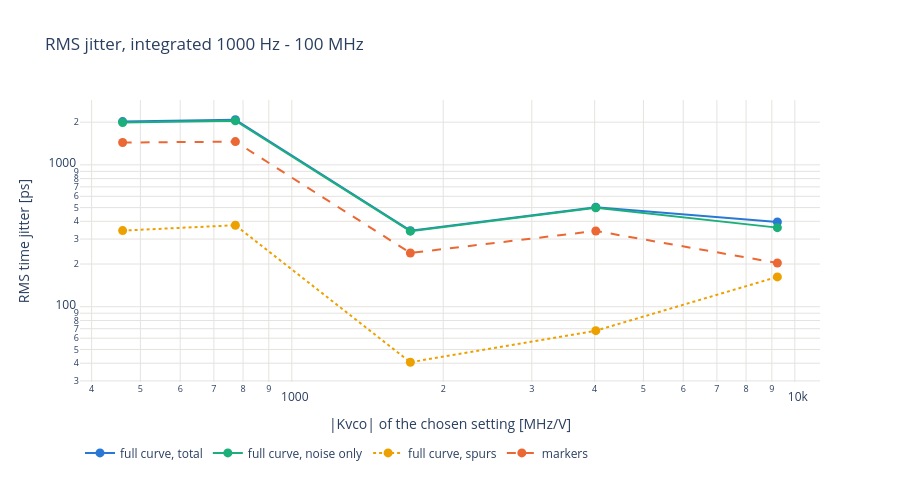

Notebook cell for this chart:
### Code cell
# RMS jitter (integration band of the run) per setting: the full curve (total, noise only, spur part) and the
# markers. x axis: f_vco when the run sweeps the frequency, else the |Kvco| of the chosen setting.
ok = runs[runs["status"] == "ok"]
SWEEP_F = ok["f_vco"].nunique() > 1
X_COL, X_SCALE, X_TITLE = (("f_vco", 1e6, "f_vco [MHz]") if SWEEP_F else
                           ("kvco_pred", 1e6, "|Kvco| of the chosen setting [MHz/V]"))
ok = ok.sort_values(X_COL)
HOVER_DATA = np.c_[ok["vco_tune_coarse"], ok["vco_current_min"], ok["vco_current_max"], ok["kvco_pred"] / 1e6,
                   ok["carrier_dbm"]]
HOVER_SETTING = ("c%{customdata[0]:.0f} min %{customdata[1]:.0f} max %{customdata[2]:.0f}, "
                 "|Kvco| %{customdata[3]:.0f} MHz/V, carrier %{customdata[4]:.1f} dBm")
fig = go.Figure()
for col, name, color, dash in (("time_jitter_trace_ps", "full curve, total", PALETTE[0], "solid"),
                               ("time_jitter_noise_ps", "full curve, noise only", PALETTE[2], "solid"),
                               ("time_jitter_spur_ps", "full curve, spurs", PALETTE[3], "dot"),
                               ("time_jitter_ps", "markers", PALETTE[1], "dash")):
    fig.add_scatter(x=ok[X_COL] / X_SCALE, y=ok[col], mode="lines+markers", name=name,
                    line=dict(color=color, width=2, dash=dash), marker=dict(size=9), customdata=HOVER_DATA,
                    hovertemplate=f"{name}: %{{y:.1f}} ps at %{{x:.0f}}<br>{HOVER_SETTING}<extra></extra>")
fig.update_layout(title=f"RMS time jitter (same on the pad and at the VCO), integrated {float(offsets[0]):g} Hz - {float(offsets[-1]) / 1e6:g} MHz, {REF_TXT}",
                  template="plotly_white", height=480, legend=dict(orientation="h", y=-0.2))
fig.update_xaxes(title=X_TITLE, type="log", gridcolor=GRID)
fig.update_yaxes(title="RMS time jitter [ps]", type="log", gridcolor=GRID)
save(fig, "jitter_vs_f" if SWEEP_F else "jitter_vs_kvco")

### Figure 1 — Plotly figure (JSON) as saved in the notebook; plotly's stock layout.template omitted (floating-point values rounded to 4 significant figures)
{"data": [{"customdata": [[5.0, 8.0, 6.0, 461.0, -10.28], [5.0, 8.0, 0.0, 772.3, -10.55], [9.0, 9.0, 10.0, 1721.0, -1.069], [8.0, 9.0, 10.0, 4021.0, -2.178], [6.0, 11.0, 0.0, 9232.0, -1.456]], "hovertemplate": "full curve, total: %{y:.1f} ps at %{x:.0f}<br>c%{customdata[0]:.0f} min %{customdata[1]:.0f} max %{customdata[2]:.0f}, |Kvco| %{customdata[3]:.0f} MHz/V, carrier %{customdata[4]:.1f} dBm<extra></extra>", "line": {"color": "#2a78d6", "dash": "solid", "width": 2}, "marker": {"size": 9}, "mode": "lines+markers", "name": "full curve, total", "type": "scatter", "x": [461.0, 772.3, 1721.0, 4021.0, 9232.0], "y": [2019.0, 2081.0, 343.6, 503.0, 395.9]}, {"customdata": [[5.0, 8.0, 6.0, 461.0, -10.28], [5.0, 8.0, 0.0, 772.3, -10.55], [9.0, 9.0, 10.0, 1721.0, -1.069], [8.0, 9.0, 10.0, 4021.0, -2.178], [6.0, 11.0, 0.0, 9232.0, -1.456]], "hovertemplate": "full curve, noise only: %{y:.1f} ps at %{x:.0f}<br>c%{customdata[0]:.0f} min %{customdata[1]:.0f} max %{customdata[2]:.0f}, |Kvco| %{customdata[3]:.0f} MHz/V, carrier %{customdata[4]:.1f} dBm<extra></extra>", "line": {"color": "#1baf7a", "dash": "solid", "width": 2}, "marker": {"size": 9}, "mode": "lines+markers", "name": "full curve, noise only", "type": "scatter", "x": [461.0, 772.3, 1721.0, 4021.0, 9232.0], "y": [1990.0, 2047.0, 341.2, 498.4, 361.1]}, {"customdata": [[5.0, 8.0, 6.0, 461.0, -10.28], [5.0, 8.0, 0.0, 772.3, -10.55], [9.0, 9.0, 10.0, 1721.0, -1.069], [8.0, 9.0, 10.0, 4021.0, -2.178], [6.0, 11.0, 0.0, 9232.0, -1.456]], "hovertemplate": "full curve, spurs: %{y:.1f} ps at %{x:.0f}<br>c%{customdata[0]:.0f} min %{customdata[1]:.0f} max %{customdata[2]:.0f}, |Kvco| %{customdata[3]:.0f} MHz/V, carrier %{customdata[4]:.1f} dBm<extra></extra>", "line": {"color": "#eda100", "dash": "dot", "width": 2}, "marker": {"size": 9}, "mode": "lines+markers", "name": "full curve, spurs", "type": "scatter", "x": [461.0, 772.3, 1721.0, 4021.0, 9232.0], "y": [344.0, 375.3, 40.6, 67.79, 162.3]}, {"customdata": [[5.0, 8.0, 6.0, 461.0, -10.28], [5.0, 8.0, 0.0, 772.3, -10.55], [9.0, 9.0, 10.0, 1721.0, -1.069], [8.0, 9.0, 10.0, 4021.0, -2.178], [6.0, 11.0, 0.0, 9232.0, -1.456]], "hovertemplate": "markers: %{y:.1f} ps at %{x:.0f}<br>c%{customdata[0]:.0f} min %{customdata[1]:.0f} max %{customdata[2]:.0f}, |Kvco| %{customdata[3]:.0f} MHz/V, carrier %{customdata[4]:.1f} dBm<extra></extra>", "line": {"color": "#eb6834", "dash": "dash", "width": 2}, "marker": {"size": 9}, "mode": "lines+markers", "name": "markers", "type": "scatter", "x": [461.0, 772.3, 1721.0, 4021.0, 9232.0], "y": [1437.0, 1458.0, 239.2, 342.1, 203.5]}], "layout": {"height": 480, "legend": {"orientation": "h", "y": -0.2}, "title": {"text": "RMS jitter, integrated 1000 Hz - 100 MHz"}, "xaxis": {"gridcolor": "#e4e3df", "title": {"text": "|Kvco| of the chosen setting [MHz/V]"}, "type": "log"}, "yaxis": {"gridcolor": "#e4e3df", "title": {"text": "RMS time jitter [ps]"}, "type": "log"}}}
